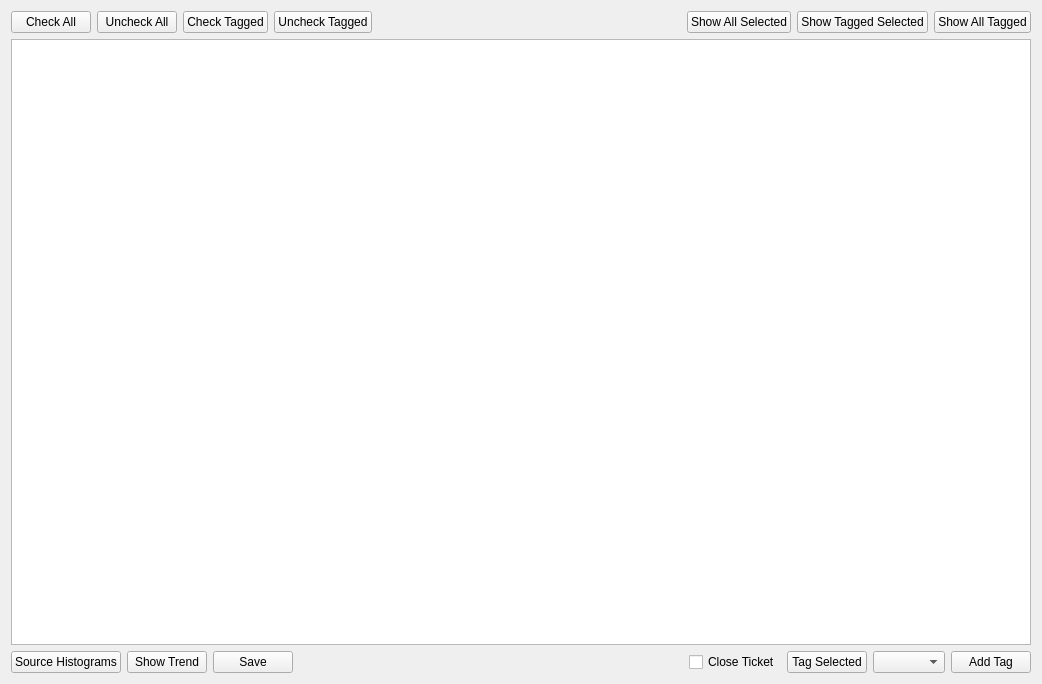
<?xml version="1.0" encoding="UTF-8"?>
<ui version="4.0">
 <class>SelectionDetails</class>
 <widget class="QConnectedTabWidget" name="SelectionDetails">
  <property name="geometry">
   <rect>
    <x>0</x>
    <y>0</y>
    <width>1042</width>
    <height>684</height>
   </rect>
  </property>
  <property name="windowTitle">
   <string>Selection Details</string>
  </property>
  <layout class="QGridLayout" name="gridLayout">
   <item row="0" column="0">
    <layout class="QVBoxLayout" name="verticalLayout">
     <item>
      <layout class="QHBoxLayout" name="horizontalLayout">
       <item>
        <widget class="QPushButton" name="btnSelectAll">
         <property name="text">
          <string>Check All</string>
         </property>
        </widget>
       </item>
       <item>
        <widget class="QPushButton" name="btnUnselectAll">
         <property name="text">
          <string>Uncheck All</string>
         </property>
        </widget>
       </item>
       <item>
        <widget class="QPushButton" name="btnSelectTagged">
         <property name="text">
          <string>Check Tagged</string>
         </property>
        </widget>
       </item>
       <item>
        <widget class="QPushButton" name="btnUnselectTagged">
         <property name="text">
          <string>Uncheck Tagged</string>
         </property>
        </widget>
       </item>
       <item>
        <spacer name="horizontalSpacer_2">
         <property name="orientation">
          <enum>Qt::Horizontal</enum>
         </property>
         <property name="sizeHint" stdset="0">
          <size>
           <width>40</width>
           <height>20</height>
          </size>
         </property>
        </spacer>
       </item>
       <item>
        <widget class="QPushButton" name="btnShowAllSelected">
         <property name="text">
          <string>Show All Selected</string>
         </property>
        </widget>
       </item>
       <item>
        <widget class="QPushButton" name="btnShowTaggedSelected">
         <property name="text">
          <string>Show Tagged Selected</string>
         </property>
        </widget>
       </item>
       <item>
        <widget class="QPushButton" name="btnShowTaggedAll">
         <property name="text">
          <string>Show All Tagged</string>
         </property>
        </widget>
       </item>
      </layout>
     </item>
     <item>
      <widget class="QTreeView" name="listSelection">
       <property name="sortingEnabled">
        <bool>false</bool>
       </property>
      </widget>
     </item>
     <item>
      <layout class="QHBoxLayout" name="horizontalLayout_2">
       <item>
        <layout class="QHBoxLayout" name="horizontalLayout_3">
         <item>
          <layout class="QHBoxLayout" name="horizontalLayout_4">
           <item>
            <widget class="QPushButton" name="btnShowSource">
             <property name="text">
              <string>Source Histograms</string>
             </property>
            </widget>
           </item>
           <item>
            <widget class="QPushButton" name="btnShowTrend">
             <property name="text">
              <string>Show Trend</string>
             </property>
            </widget>
           </item>
           <item>
            <widget class="QPushButton" name="btnSave">
             <property name="text">
              <string>Save</string>
             </property>
            </widget>
           </item>
           <item>
            <spacer name="horizontalSpacer">
             <property name="orientation">
              <enum>Qt::Horizontal</enum>
             </property>
             <property name="sizeHint" stdset="0">
              <size>
               <width>40</width>
               <height>20</height>
              </size>
             </property>
            </spacer>
           </item>
           <item>
            <widget class="QCheckBox" name="chkCloseTkt">
             <property name="text">
              <string>Close Ticket</string>
             </property>
            </widget>
           </item>
           <item>
            <widget class="QPushButton" name="btnTagSelected">
             <property name="enabled">
              <bool>true</bool>
             </property>
             <property name="text">
              <string>Tag Selected</string>
             </property>
            </widget>
           </item>
           <item>
            <widget class="QComboBox" name="cmbTagList"/>
           </item>
           <item>
            <widget class="QPushButton" name="btnAddTag">
             <property name="text">
              <string>Add Tag</string>
             </property>
            </widget>
           </item>
          </layout>
         </item>
        </layout>
       </item>
      </layout>
     </item>
    </layout>
   </item>
  </layout>
 </widget>
 <customwidgets>
  <customwidget>
   <class>QConnectedTabWidget</class>
   <extends>QWidget</extends>
   <header>QConnectedTabWidget.h</header>
   <container>1</container>
  </customwidget>
 </customwidgets>
 <resources/>
 <connections/>
</ui>
